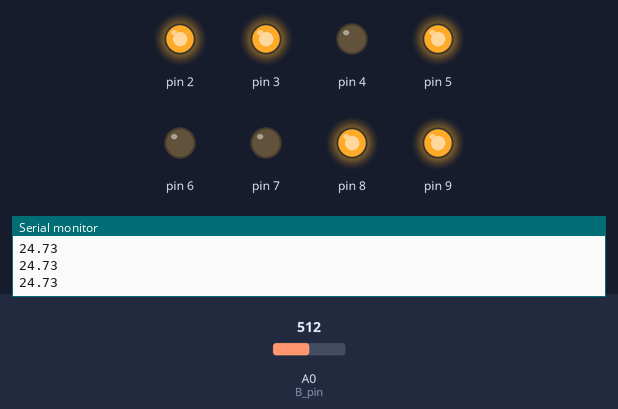
Recording of a sketch running on a simulated Arduino Uno, built with avr-gcc and run on an emulated ATmega328P. Parts: output pins drawn as LEDs (lit = HIGH), the last lines printed to the serial monitor. The inputs (shaded band) are chosen by the test bench; at power-on: A0 (B_pin) = 512.

Above: at 1.3 s.
1.4 s: A0 (B_pin) set to 549
2.9 s: A0 (B_pin) set to 580
At 3.9 s:
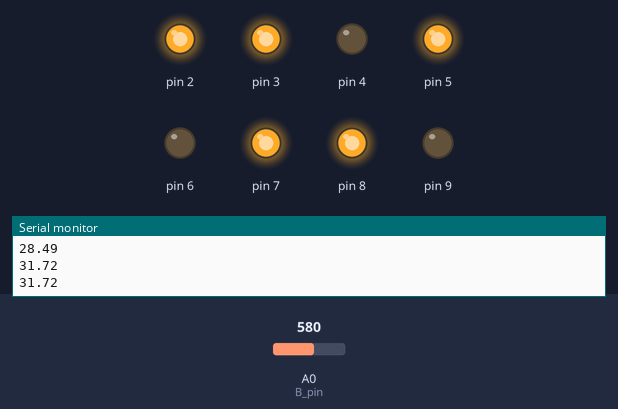
4.5 s: A0 (B_pin) set to 642
6.0 s: A0 (B_pin) set to 669
At 6.3 s:
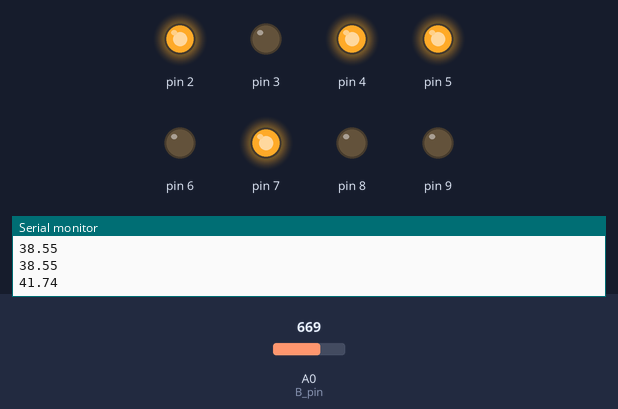
7.5 s: A0 (B_pin) set to 720
9.0 s: A0 (B_pin) set to 745
At 10.0 s:
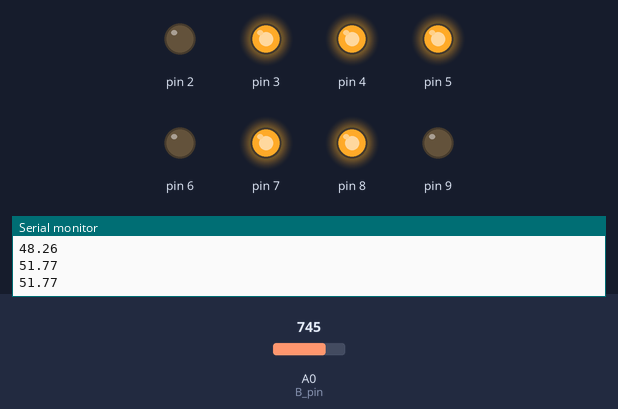
Timing chart, 0 to 11.5 s (numbered marks = the images above; inputs shaded):
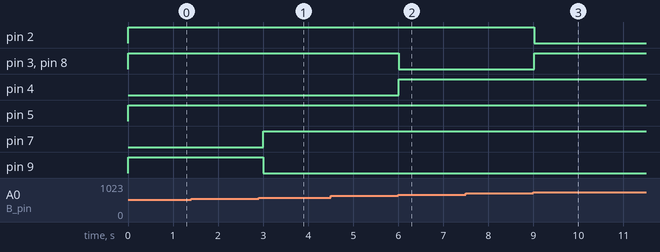

The sketch:

__7seg_ntc3.ino
```cpp
#include "__estar_config.h"
#include "_7seg.h"
#include "_thermo.h"

TwoSeg S;
Thermo T(B_pin, R_pin, W_pin);

void setup() {
  Serial.begin(9600);
}
void loop() {
  // put your main code here, to run repeatedly:

  float t = T.read_temper(1);
  Serial.println(t);
  S.print(t);
  delay(500);
}
```

_7seg.cpp
```cpp
#ifndef __7SEG_SOURCE__
#define __7SEG_SOURCE__

#include "_7seg.h"

int SevenSeg::print(int x, int p) {
  if (x > 9) return 0;
  if (x == -1) {
    digitalWrite(n[0], 0);
    digitalWrite(n[1], 0);
    digitalWrite(n[2], 0);
    digitalWrite(n[3], 0);
    digitalWrite(n[4], 0);
    digitalWrite(n[5], 0);
    digitalWrite(n[6], 0);
    digitalWrite(n[7], 0);
    return 0;
  }
  if (p) digitalWrite(n[4], 1);
  else digitalWrite(n[4], 0);
  if (x == 0) {
    digitalWrite(n[0], 1);
    digitalWrite(n[1], 1);
    digitalWrite(n[2], 1);
    digitalWrite(n[3], 0);
    digitalWrite(n[5], 1);
    digitalWrite(n[6], 1);
    digitalWrite(n[7], 1);
  }
  if (x == 1) {
    digitalWrite(n[0], 1);
    digitalWrite(n[1], 0);
    digitalWrite(n[2], 0);
    digitalWrite(n[3], 0);
    digitalWrite(n[5], 1);
    digitalWrite(n[6], 0);
    digitalWrite(n[7], 0);
  }
  if (x == 2) {
    digitalWrite(n[0], 1);
    digitalWrite(n[1], 1);
    digitalWrite(n[2], 0);
    digitalWrite(n[3], 1);
    digitalWrite(n[5], 0);
    digitalWrite(n[6], 1);
    digitalWrite(n[7], 1);
  }
  if (x == 3) {
    digitalWrite(n[0], 1);
    digitalWrite(n[1], 1);
    digitalWrite(n[2], 0);
    digitalWrite(n[3], 1);
    digitalWrite(n[5], 1);
    digitalWrite(n[6], 1);
    digitalWrite(n[7], 0);
  }
  if (x == 4) {
    digitalWrite(n[0], 1);
    digitalWrite(n[1], 0);
    digitalWrite(n[2], 1);
    digitalWrite(n[3], 1);
    digitalWrite(n[5], 1);
    digitalWrite(n[6], 0);
    digitalWrite(n[7], 0);
  }
  if (x == 5) {
    digitalWrite(n[0], 0);
    digitalWrite(n[1], 1);
    digitalWrite(n[2], 1);
    digitalWrite(n[3], 1);
    digitalWrite(n[5], 1);
    digitalWrite(n[6], 1);
    digitalWrite(n[7], 0);
  }
  if (x == 6) {
    digitalWrite(n[0], 0);
    digitalWrite(n[1], 1);
    digitalWrite(n[2], 1);
    digitalWrite(n[3], 1);
    digitalWrite(n[5], 1);
    digitalWrite(n[6], 1);
    digitalWrite(n[7], 1);
  }
  if (x == 7) {
    digitalWrite(n[0], 1);
    digitalWrite(n[1], 1);
    digitalWrite(n[2], 0);
    digitalWrite(n[3], 0);
    digitalWrite(n[5], 1);
    digitalWrite(n[6], 0);
    digitalWrite(n[7], 0);
  }
  if (x == 8) {
    digitalWrite(n[0], 1);
    digitalWrite(n[1], 1);
    digitalWrite(n[2], 1);
    digitalWrite(n[3], 1);
    digitalWrite(n[5], 1);
    digitalWrite(n[6], 1);
    digitalWrite(n[7], 1);
  }
  if (x == 9) {
    digitalWrite(n[0], 1);
    digitalWrite(n[1], 1);
    digitalWrite(n[2], 1);
    digitalWrite(n[3], 1);
    digitalWrite(n[5], 1);
    digitalWrite(n[6], 1);
    digitalWrite(n[7], 0);
  }
  return 1;
}

int TwoSeg::print(int xy) {
  if (xy < 0 || xy > 99) {
    A.print(-1);
    B.print(-1);
    return 0;
  }
  int x = xy / 10;
  int y = xy % 10;
  if (x > 0) A.print(x);
  else A.print(-1);
  B.print(y);
  return 1;
}

#endif
```

_7seg.h
```cpp
#ifndef __7SEG_H__
#define __7SEG_H__

#include "__estar_config.h"

struct SevenSeg {
  int n[8];
  SevenSeg(int a_ = 0, int b_ = 0, int c_ = 0, int d_ = 0, int e_ = 0, int f_ = 0, int g_ = 0, int h_ = 0) {
    n[0] = a_;
    n[1] = b_;
    n[2] = c_;
    n[3] = d_;
    n[4] = e_;
    n[5] = f_;
    n[6] = g_;
    n[7] = h_;
    pinMode(n[0], OUTPUT);
    pinMode(n[1], OUTPUT);
    pinMode(n[2], OUTPUT);
    pinMode(n[3], OUTPUT);
    pinMode(n[4], OUTPUT);
    pinMode(n[5], OUTPUT);
    pinMode(n[6], OUTPUT);
    pinMode(n[7], OUTPUT);
  }
  int print(int x, int p = 0);
};

struct TwoSeg {
  SevenSeg A, B;
  TwoSeg() {
    A = SevenSeg(
      A_0,
      A_1,
      A_2,
      A_3,
      A_4,
      A_5,
      A_6,
      A_7
    );
    B = SevenSeg(
      B_0,
      B_1,
      B_2,
      B_3,
      B_4,
      B_5,
      B_6,
      B_7
    );
  }
  int print(int xy);
};

#endif
```

_button.cpp
```cpp
#include "Arduino.h"
#ifndef __BUTTON_SOURCE__
#define __BUTTON_SOURCE__

#include "_button.h"

int Button::read() {
  int n = digitalRead(sig);
  if (n) digitalWrite(led, 0);
  else digitalWrite(led, 1);
  return n;
}
int Button::check(int n) {
  if (n) {
    last_sig = millis();
    if (state == 1) {
      state = 0;
      return -1;
    }
    state = 0;
    return 0;
  }
  if (!state) {
    state = 1;
    last_sig = millis();
    return 1;
  }
  unsigned long cur = millis();
  if (cur - last_sig >= 3000) {
    //last_sig = millis();
    state = 2;
    return 2;
  }
  else return 1;
}
void Button::blink(int x) {
  digitalWrite(led, x);
}

#endif
```

_button.h
```cpp
#ifndef __BUTTON_H__
#define __BUTTON_H__

#include "Arduino.h"
#include "__estar_config.h"

struct Button {
  int sig, led;
  unsigned long last_sig;
  int state;
  Button(int sig_ = 0, int led_ = 0) {
    pinMode(sig = sig_, INPUT_PULLUP);
    pinMode(led = led_, OUTPUT);
    state = 0;
  }
  int read();
  int check(int n);
  void blink(int x);
};

#endif
```

_thermo.cpp
```cpp
#ifndef __THERMO_SOURCE__
#define __THERMO_SOURCE__

#include "_thermo.h"

float Thermo::cal_thermo(int v) {
  float R = R25 * (1023.0 / (float)v - 1.0);
  float logR = log(R);
  float T = (1.0 / (c1 + c2*logR + c3*logR*logR*logR));
  T = T - 273.15;
  return T;
}
float Thermo::read_temper(int n) {
  int x = n == 1 ? b : n == 2 ? r : w;
  int v = analogRead(x);
  return cal_thermo(v);
}

#endif
```

_thermo.h
```cpp
#ifndef __THERMO_H__
#define __THERMO_H__

#include "Arduino.h"

const float R25 = 10000;
const float c1 = 1.009249522e-03, c2 = 2.378405444e-04, c3 = 2.019202697e-07;

struct Thermo {
  int b, r, w;
  Thermo(int n0 = 0, int n1 = 0, int n2 = 0) {
    pinMode(b = n0, INPUT);
    pinMode(r = n1, INPUT);
    pinMode(w = n2, INPUT);
  }
  float cal_thermo(int v);
  float read_temper(int n);
};

#endif
```

__estar_config.h
```cpp
#ifndef __ESTAR_CONFIG_H__
#define __ESTAR_CONFIG_H__

#include "Arduino.h"

#define A_0 2
#define A_1 3
#define A_2 4
#define A_3 5
#define A_4 6
#define A_5 7
#define A_6 8
#define A_7 9

#define B_0 22
#define B_1 23
#define B_2 24
#define B_3 25
#define B_4 26
#define B_5 27
#define B_6 28
#define B_7 29

#define B_pin A0
#define R_pin A1
#define W_pin A2

#endif
```

Measured:
- the behaviour switches between 563 and 564 on A0 (B_pin) (found by bisection; images 0 and 1)
- the behaviour switches between 654 and 655 on A0 (B_pin) (found by bisection; images 1 and 2)
- the behaviour switches between 732 and 733 on A0 (B_pin) (found by bisection; images 2 and 3)
- after the input at 2.9 s, pin 7: LOW → HIGH after 0.11 s; pin 9: HIGH → LOW after 0.11 s
- after the input at 6.0 s, pin 3, pin 8: HIGH → LOW at once; pin 4: LOW → HIGH at once
- after the input at 9.0 s, pin 2: HIGH → LOW at once; pin 3, pin 8: LOW → HIGH at once
